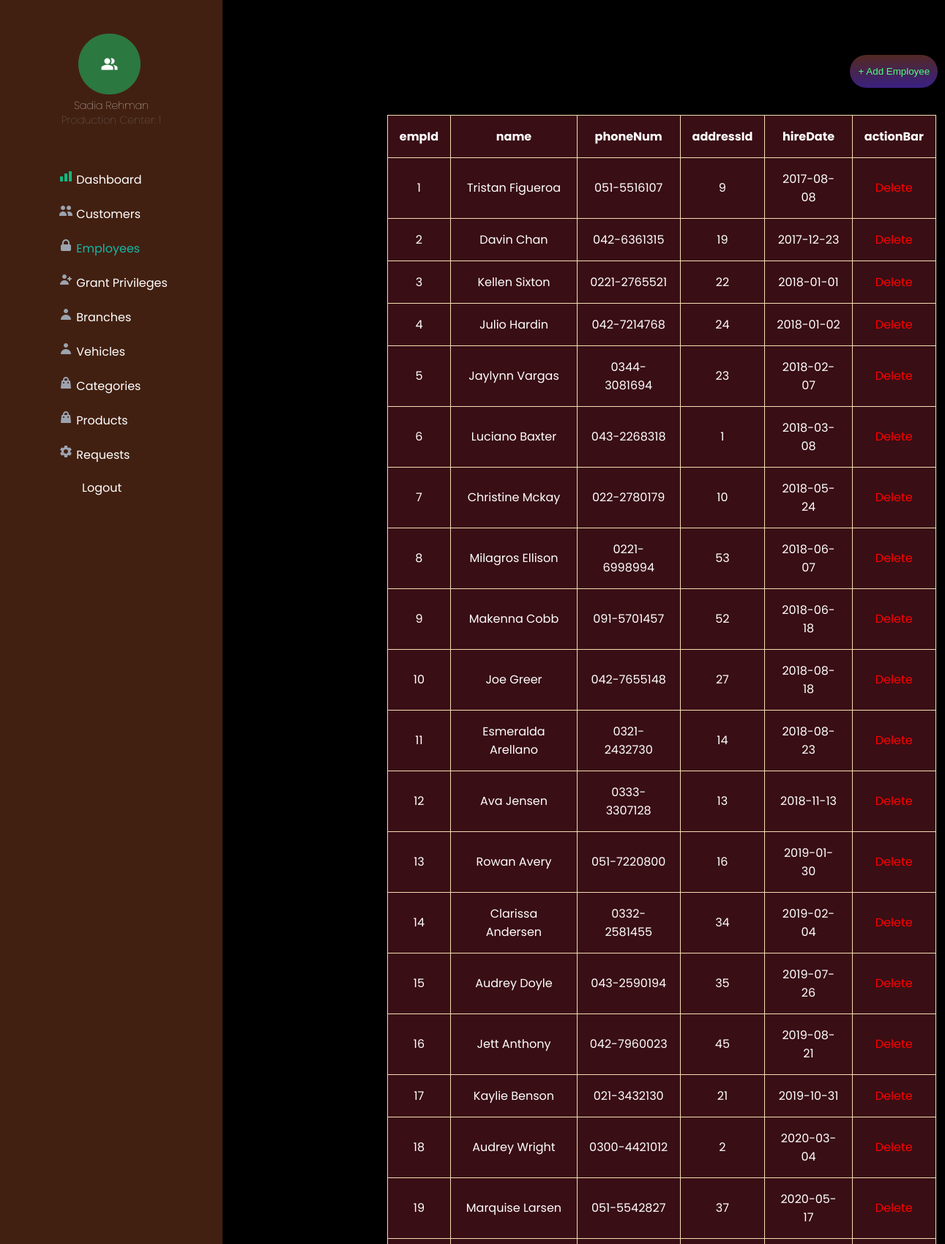
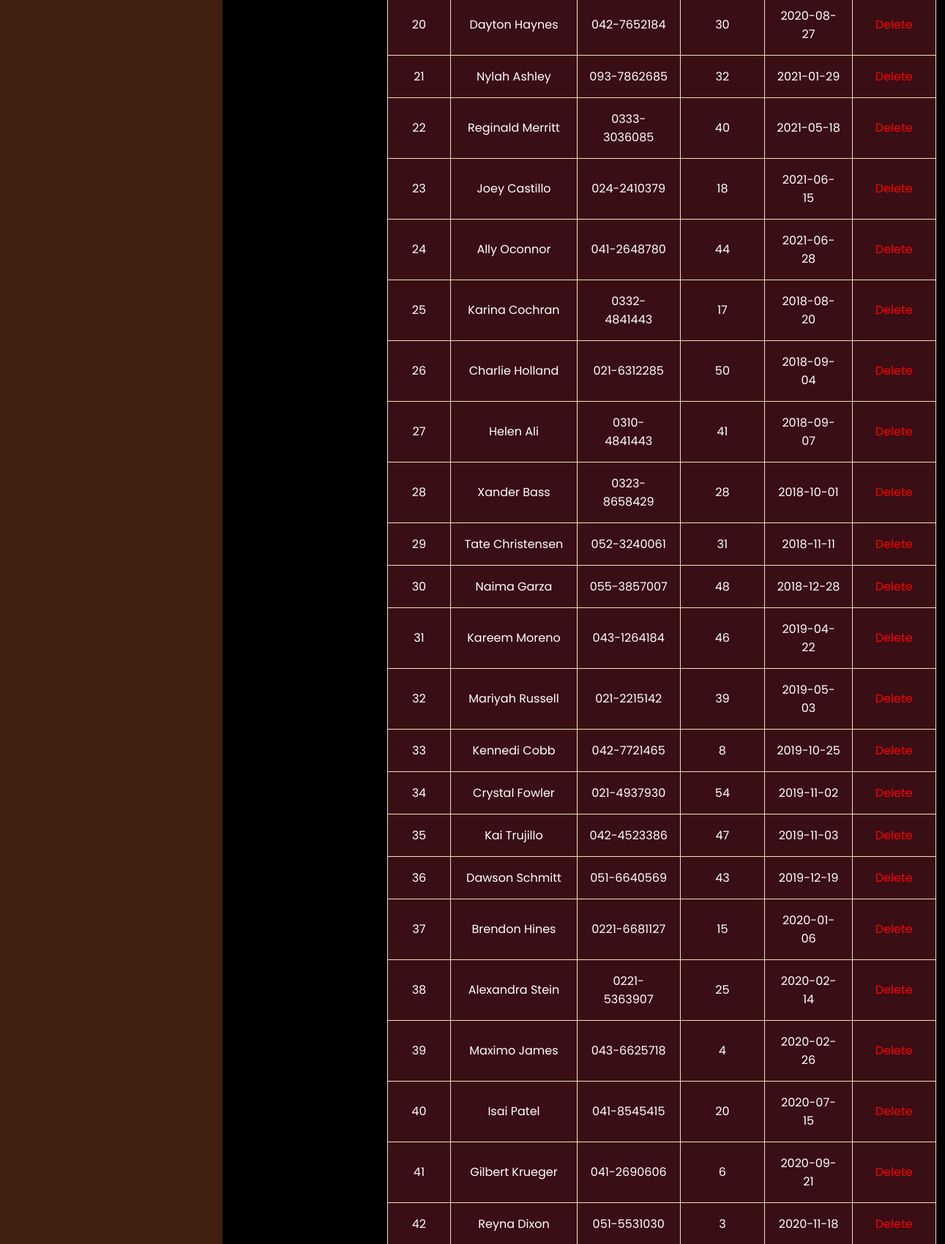
/bms/bms/adminEmployee.php (upper part), run on the app's committed database (2 pictures, top to bottom).
### tables this page shows
CREATE TABLE `empinfo` (
  `empID` int(10) NOT NULL,
  `name` varchar(50) NOT NULL,
  `phoneNum` varchar(13) NOT NULL,
  `addressID` int(10) DEFAULT NULL,
  `hireDate` date DEFAULT NULL
);

### bms/bms/adminEmployee.php (the view, shortened to what this page needs)
<!DOCTYPE html>
<html lang="en">
<head>
    <link rel="stylesheet" href="adminEmployee.css?1422585377">
</head>
<body>
    <div class="sidebar">
        <div class="admin-id">
            <img class="admin-img" src="images/adminAVA.png" alt="admin picture">
            <div id="about-admin">
                <h3>Sadia Rehman</h3>
                <h4>Production Center:  1</h4>
            </div>
        </div>
        <div class="sidebar-menu">
            <ul>
                <li><a href="adminDashboard.php"><img src="images/dashboard.svg" alt=""> Dashboard</a></li>
                <li><a href="adminCustomers.php"><img src="images/customers.svg" alt=""> Customers</a></li>
                <li><a href="adminEmployee.php" class="active" style="color: #14B8A6"><img src="images/employees.svg" alt=""> Employees</a></li>
                <li><a href="adminGrantPriv.php"><img src="images/reg-admin.svg" alt=""> Grant Privileges</a></li>
                <li><a href="adminBranches.php"><img src="images/branches-vehicles.svg" alt=""> Branches</a></li>
                <li><a href="adminVehicles.php"><img src="images/branches-vehicles.svg" alt=""> Vehicles</a></li>
                <li><a href="adminCategory.php"><img src="images/categories-products.svg" alt=""> Categories</a></li>
                <li><a href="adminProduct.php"><img src="images/categories-products.svg" alt=""> Products</a></li>
                <li><a href="adminRequest.php"><img src="images/requests.svg" alt=""> Requests</a></li>
                <li id="logout"><a href="admin.php"> Logout</a></li>
            </ul>
        </div>
    </div>
    <main>
        <button class="addEmployee">
            <a href="addEmployee.php">+ Add Employee</a>
        </button>
        <table id="empTable">
            <tr>
                <th id = "id">empId</th>
                <th>name</th>
                <th>phoneNum</th>
                <th>addressId</th>
                <th>hireDate</th>
                <th>actionBar</th>
            </tr>
            <?php
            include('dbconfig.php');
            $sql = "SELECT empID, name, phoneNum, addressID, hireDate FROM empinfo";
            $result = $conn -> query($sql);
            if($result-> num_rows > 0) {
                while($row = $result-> fetch_assoc()) {
                    echo "<tr><td>".$row["empID"]."</td><td>".$row["name"]."</td><td>".$row["phoneNum"]."</td>
                    <td>".$row["addressID"]."</td><td>".$row["hireDate"]."</td>
                    <td> <a id=deleteButton href=deleteEmp.php?ei=".$row["empID"].">Delete </td>
                    </tr>";
                }
                echo "</table>";
            }
            ?>
    </main>
</body>
</html>

### bms/bms/adminEmployee.css (style rules this page uses)
body { background-color: #000000; }
main { color: white; font-family: 'poppins'; margin-left: 250px; padding: 0px 10px; }
.sidebar { background-color: #422011; height: 100%; width: 19rem; position: fixed; z-index: 1; top: 0; left: 0; overflow-x: hidden; padding-top: 20px; font-family: 'poppins'; }
.admin-id { margin-top: 1.6rem; }
#logout { margin: auto; }
#about-admin { margin: auto; }
.sidebar h3, .sidebar h4 { color: #ffffff; font-family: 'poppins'; font-size: .9em; margin: -.1em; text-align: center; font-weight: lighter; }
.sidebar h4 { margin-bottom: 3.5em; color: #818181; }
.sidebar .admin-img { margin-left: 6.7em; }
.sidebar-menu { margin-left: 3.5rem; }
.sidebar-menu li { margin-bottom: 0.5rem; color: #ffffff; }
.sidebar-menu a { padding: 6px 8px 6px 16px; text-decoration: none; font-size: 1em; color: #ffffff; display: block; }
.sidebar-menu ul { list-style: none; }
.sidebar-menu ul li { margin-left: -2em; }
.sidebar-menu ul li a { text-decoration: none; color: #ffffff; display: block; -webkit-transition: all ease-out 300ms; transition: all ease-out 300ms; }
.sidebar-menu ul li:not(.active)::after { opacity: 0.2; }
.sidebar-menu ul li::after { content: ''; position: absolute; width: 100%; height: 0.2em; background: black; left: 0; bottom: 0; }
table, th, td { background-color: #390E15; border: 1px solid wheat; border-collapse: collapse; margin-top: 3em; margin-left: 8.5em; text-align: center; padding: 1em; }
table { width: 750px; }
button { color: red; background: none; border: none; cursor: pointer; }
.addEmployee { margin-left: 67em; margin-top: 5em; margin-bottom: -10em; background: linear-gradient(178.18deg, rgba(196, 96, 44, 0.439216) -9.74%, #281AC8 162.12%); border-radius: 100px; width: 120px; height: 45px; left: 1635px; top: 123px; border: none; cursor: pointer; }
.addEmployee a { text-decoration: none; color: #50FF80; transition: color 0.5s; }
#empTable { margin-left: 16.3rem; }
#deleteButton { color: red; text-decoration: none; transition: color 0.5s; }

### data on the page
empinfo: empID "1", name "Tristan Figueroa", phoneNum "051-5516107", addressID "9", hireDate "2017-08-08"
empinfo: empID "2", name "Davin Chan", phoneNum "042-6361315", addressID "19", hireDate "2017-12-23"
empinfo: empID "3", name "Kellen Sixton", phoneNum "0221-2765521", addressID "22", hireDate "2018-01-01"
empinfo: empID "4", name "Julio Hardin", phoneNum "042-7214768", addressID "24", hireDate "2018-01-02"
empinfo: empID "5", name "Jaylynn Vargas", phoneNum "0344-3081694", addressID "23", hireDate "2018-02-07"
empinfo: empID "6", name "Luciano Baxter", phoneNum "043-2268318", addressID "1", hireDate "2018-03-08"
empinfo: empID "7", name "Christine Mckay", phoneNum "022-2780179", addressID "10", hireDate "2018-05-24"
empinfo: empID "8", name "Milagros Ellison", phoneNum "0221-6998994", addressID "53", hireDate "2018-06-07"
empinfo: empID "9", name "Makenna Cobb", phoneNum "091-5701457", addressID "52", hireDate "2018-06-18"
empinfo: empID "10", name "Joe Greer", phoneNum "042-7655148", addressID "27", hireDate "2018-08-18"
empinfo: empID "11", name "Esmeralda Arellano", phoneNum "0321-2432730", addressID "14", hireDate "2018-08-23"
empinfo: empID "12", name "Ava Jensen", phoneNum "0333-3307128", addressID "13", hireDate "2018-11-13"
empinfo: empID "13", name "Rowan Avery", phoneNum "051-7220800", addressID "16", hireDate "2019-01-30"
empinfo: empID "14", name "Clarissa Andersen", phoneNum "0332-2581455", addressID "34", hireDate "2019-02-04"
empinfo: empID "15", name "Audrey Doyle", phoneNum "043-2590194", addressID "35", hireDate "2019-07-26"
empinfo: empID "16", name "Jett Anthony", phoneNum "042-7960023", addressID "45", hireDate "2019-08-21"
empinfo: empID "17", name "Kaylie Benson", phoneNum "021-3432130", addressID "21", hireDate "2019-10-31"
empinfo: empID "18", name "Audrey Wright", phoneNum "0300-4421012", addressID "2", hireDate "2020-03-04"
empinfo: empID "19", name "Marquise Larsen", phoneNum "051-5542827", addressID "37", hireDate "2020-05-17"
empinfo: empID "20", name "Dayton Haynes", phoneNum "042-7652184", addressID "30", hireDate "2020-08-27"
empinfo: empID "21", name "Nylah Ashley", phoneNum "093-7862685", addressID "32", hireDate "2021-01-29"
empinfo: empID "22", name "Reginald Merritt", phoneNum "0333-3036085", addressID "40", hireDate "2021-05-18"
empinfo: empID "23", name "Joey Castillo", phoneNum "024-2410379", addressID "18", hireDate "2021-06-15"
empinfo: empID "24", name "Ally Oconnor", phoneNum "041-2648780", addressID "44", hireDate "2021-06-28"
empinfo: empID "25", name "Karina Cochran", phoneNum "0332-4841443", addressID "17", hireDate "2018-08-20"
empinfo: empID "26", name "Charlie Holland", phoneNum "021-6312285", addressID "50", hireDate "2018-09-04"
empinfo: empID "27", name "Helen Ali", phoneNum "0310-4841443", addressID "41", hireDate "2018-09-07"
empinfo: empID "28", name "Xander Bass", phoneNum "0323-8658429", addressID "28", hireDate "2018-10-01"
empinfo: empID "29", name "Tate Christensen", phoneNum "052-3240061", addressID "31", hireDate "2018-11-11"
empinfo: empID "30", name "Naima Garza", phoneNum "055-3857007", addressID "48", hireDate "2018-12-28"
empinfo: empID "31", name "Kareem Moreno", phoneNum "043-1264184", addressID "46", hireDate "2019-04-22"
empinfo: empID "32", name "Mariyah Russell", phoneNum "021-2215142", addressID "39", hireDate "2019-05-03"
empinfo: empID "33", name "Kennedi Cobb", phoneNum "042-7721465", addressID "8", hireDate "2019-10-25"
empinfo: empID "34", name "Crystal Fowler", phoneNum "021-4937930", addressID "54", hireDate "2019-11-02"
empinfo: empID "35", name "Kai Trujillo", phoneNum "042-4523386", addressID "47", hireDate "2019-11-03"
empinfo: empID "36", name "Dawson Schmitt", phoneNum "051-6640569", addressID "43", hireDate "2019-12-19"
empinfo: empID "37", name "Brendon Hines", phoneNum "0221-6681127", addressID "15", hireDate "2020-01-06"
empinfo: empID "38", name "Alexandra Stein", phoneNum "0221-5363907", addressID "25", hireDate "2020-02-14"
empinfo: empID "39", name "Maximo James", phoneNum "043-6625718", addressID "4", hireDate "2020-02-26"
empinfo: empID "40", name "Isai Patel", phoneNum "041-8545415", addressID "20", hireDate "2020-07-15"
empinfo: empID "41", name "Gilbert Krueger", phoneNum "041-2690606", addressID "6", hireDate "2020-09-21"
empinfo: empID "42", name "Reyna Dixon", phoneNum "051-5531030", addressID "3", hireDate "2020-11-18"
